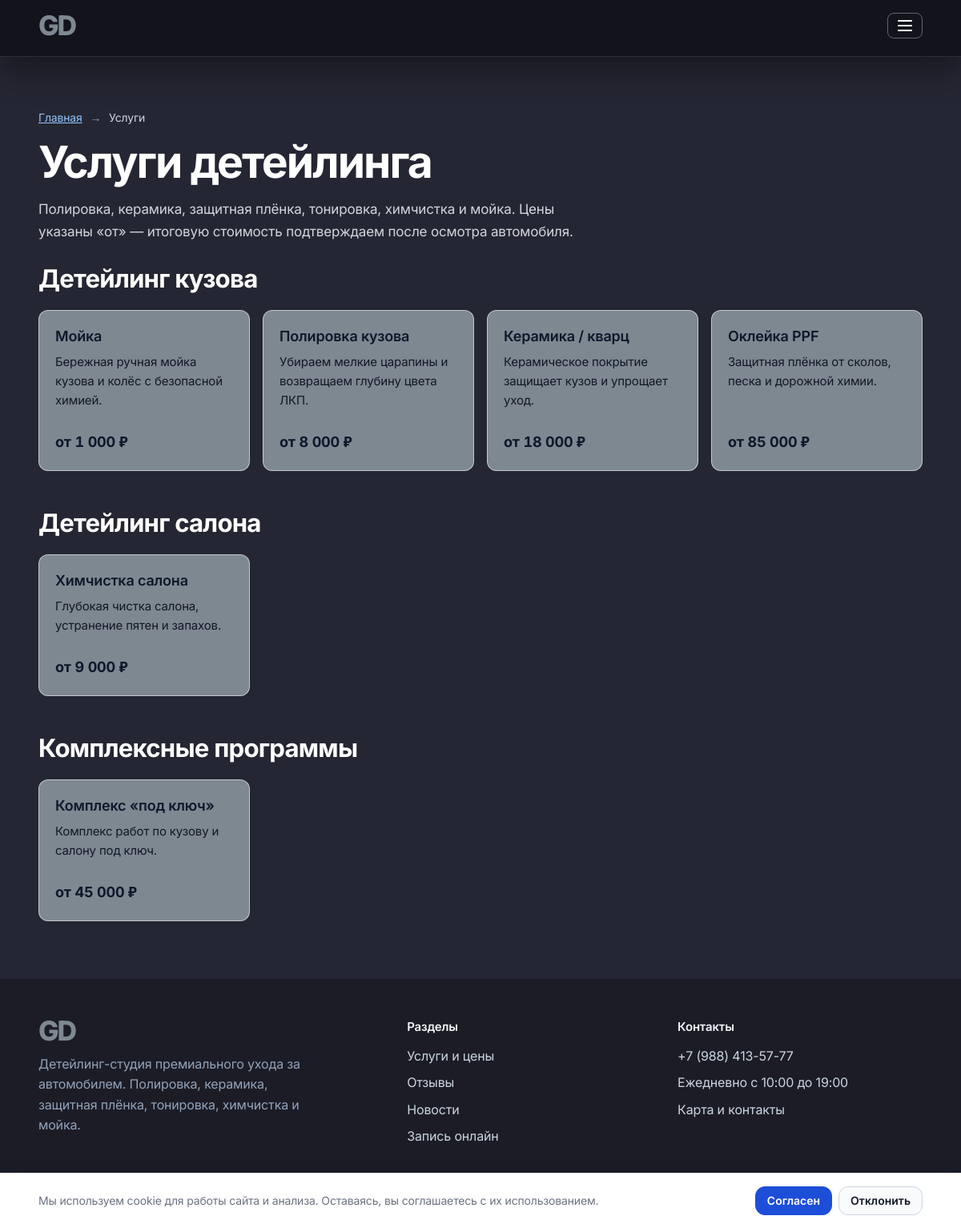
/services, run on the app's committed database.
### tables this page shows
CREATE TABLE categories (
    id    INT UNSIGNED  NOT NULL AUTO_INCREMENT,
    title VARCHAR(100)  NOT NULL,
    slug  VARCHAR(120)  NOT NULL,
    PRIMARY KEY (id),
    UNIQUE KEY uq_categories_slug (slug)
);

CREATE TABLE services (
    id            INT UNSIGNED      NOT NULL AUTO_INCREMENT,
    category_id   INT UNSIGNED      NOT NULL,
    title         VARCHAR(140)      NOT NULL,
    slug          VARCHAR(160)      NOT NULL,
    short_description VARCHAR(255)  NULL,
    description   TEXT              NULL,
    includes      TEXT              NULL,
    process       TEXT              NULL,
    price_from    DECIMAL(10, 2)    NULL,
    duration_min  INT UNSIGNED      NULL,
    image         VARCHAR(255)      NULL,
    is_active     TINYINT(1)        NOT NULL DEFAULT 1,
    PRIMARY KEY (id),
    UNIQUE KEY uq_services_slug (slug),
    KEY idx_services_category (category_id),
    CONSTRAINT fk_services_category FOREIGN KEY (category_id) REFERENCES categories (id)
);

### src/Core/View.php (called while the page is built, shortened)
<?php
class View
{
    public static function render(string $view, array $data = []): void
    {
        extract($data, EXTR_SKIP);
        $view = basename($view);
        $viewFile = BASE_PATH . '/views/' . $view . '.php';
        require BASE_PATH . '/views/layout/header.php';
        require $viewFile;
        require BASE_PATH . '/views/layout/footer.php';
    }
}

### src/Controller/ServiceController.php (called while the page is built, shortened)
<?php
class ServiceController
{
    public function index(): void
    {
        $categories = Category::all();
        $services = Service::active();
        $servicesByCategory = [];
        foreach ($services as $service) {
            $servicesByCategory[(int) $service['category_id']][] = $service;
        }
        View::render('services', [
            'title' => 'Услуги детейлинга в Туапсе — GRAND DETAILING',
            'metaDescription' => 'Полировка кузова, керамика, оклейка плёнкой PPF, тонировка, химчистка салона и мойка в Туапсе. Цены, описание работ и онлайн-запись в GRAND DETAILING.',
            'categories' => $categories,
            'servicesByCategory' => $servicesByCategory,
        ]);
    }
}

### public/index.php (called while the page is built, shortened)
<?php
require BASE_PATH . '/src/bootstrap.php';
$router = new Router();
$router->get('/', [HomeController::class, 'index']);
$router->get('/services', [ServiceController::class, 'index']);
$router->get('/services/{slug}', [ServiceController::class, 'show']);
$router->get('/booking', [BookingController::class, 'show']);
$router->post('/booking', [BookingController::class, 'store']);
$router->get('/booking/success', [BookingController::class, 'success']);
$router->get('/contacts', [ContactController::class, 'index']);
$router->post('/contacts', [ContactController::class, 'store']);
$router->get('/reviews', [ReviewController::class, 'index']);
$router->get('/reviews/create', [ReviewController::class, 'create']);
$router->post('/reviews', [ReviewController::class, 'store']);
$router->get('/news', [NewsController::class, 'index']);
$router->get('/sitemap.xml', [SitemapController::class, 'index']);
$router->get('/robots.txt', [RobotsController::class, 'index']);
$router->get('/register', [AuthController::class, 'showRegister']);
$router->post('/register', [AuthController::class, 'register']);
$router->get('/login', [AuthController::class, 'showLogin']);
$router->post('/login', [AuthController::class, 'login']);
$router->post('/logout', [AuthController::class, 'logout']);
$router->get('/cabinet', [CabinetController::class, 'index']);
$router->get('/cabinet/cars', [CabinetController::class, 'cars']);
$router->post('/cabinet/cars', [CabinetController::class, 'storeCar']);
$router->get('/cabinet/profile', [CabinetController::class, 'profile']);
$router->get('/cabinet/security', [CabinetController::class, 'security']);
$router->post('/cabinet/security/phone', [CabinetController::class, 'updatePhone']);
$router->post('/cabinet/security/email', [CabinetController::class, 'updateEmail']);
$router->post('/cabinet/security/password', [CabinetController::class, 'updatePassword']);
$router->get('/cabinet/security/password-change', [CabinetController::class, 'forcePasswordChangeForm']);
$router->post('/cabinet/security/password-change', [CabinetController::class, 'forcePasswordChange']);
$router->get('/admin', [AdminController::class, 'dashboard']);
$router->get('/admin/dashboard/income', [AdminController::class, 'income']);
$router->get('/admin/bookings', [AdminController::class, 'bookings']);
$router->get('/admin/bookings/create', [AdminController::class, 'createBooking']);
$router->post('/admin/bookings', [AdminController::class, 'storeBooking']);
$router->post('/admin/bookings/{id}/status', [AdminController::class, 'updateStatus']);
$router->post('/admin/bookings/{id}/create-client', [AdminController::class, 'createClient']);
$router->post('/admin/bookings/{id}/link-existing', [AdminController::class, 'confirmLink']);
$router->post('/admin/bookings/{id}/take', [AdminController::class, 'takeBooking']);
$router->post('/admin/bookings/{id}/assign', [AdminController::class, 'assignMaster']);
$router->post('/admin/bookings/{id}/delete', [AdminController::class, 'deleteBooking']);
$router->get('/admin/services', [AdminServiceController::class, 'index']);
$router->get('/admin/services/create', [AdminServiceController::class, 'create']);
$router->post('/admin/services', [AdminServiceController::class, 'store']);
$router->get('/admin/services/{id}/edit', [AdminServiceController::class, 'edit']);
$router->post('/admin/services/{id}', [AdminServiceController::class, 'update']);
$router->post('/admin/services/{id}/toggle', [AdminServiceController::class, 'toggle']);
$router->get('/admin/reviews', [AdminReviewController::class, 'index']);
$router->post('/admin/reviews/{id}/toggle', [AdminReviewController::class, 'toggle']);
$router->get('/admin/posts', [AdminPostController::class, 'index']);
$router->post('/admin/posts', [AdminPostController::class, 'store']);
$router->post('/admin/posts/{id}/toggle', [AdminPostController::class, 'toggle']);
$router->post('/admin/posts/{id}/delete', [AdminPostController::class, 'delete']);
$router->get('/admin/messages', [AdminMessageController::class, 'index']);
$router->post('/admin/messages/{id}/read', [AdminMessageController::class, 'markRead']);
$router->get('/admin/masters', [AdminMasterController::class, 'index']);
$router->get('/admin/masters/create', [AdminMasterController::class, 'create']);
$router->post('/admin/masters', [AdminMasterController::class, 'store']);
$router->get('/admin/masters/{id}/edit', [AdminMasterController::class, 'edit']);
$router->post('/admin/masters/{id}/update', [AdminMasterController::class, 'update']);
$router->get('/admin/clients', [AdminClientController::class, 'index']);
$router->post('/admin/clients/{id}/delete', [AdminClientController::class, 'delete']);
$router->post('/admin/clients/{id}/verify', [AdminClientController::class, 'verify']);
$router->get('/admin/settings', [AdminSettingsController::class, 'index']);
$router->post('/admin/settings', [AdminSettingsController::class, 'store']);
$router->get('/admin/faqs', [AdminFaqController::class, 'index']);
$router->get('/admin/faqs/create', [AdminFaqController::class, 'create']);
$router->post('/admin/faqs', [AdminFaqController::class, 'store']);
$router->get('/admin/faqs/{id}/edit', [AdminFaqController::class, 'edit']);
$router->post('/admin/faqs/{id}', [AdminFaqController::class, 'update']);
$router->post('/admin/faqs/{id}/toggle', [AdminFaqController::class, 'toggle']);
$router->post('/admin/faqs/{id}/delete', [AdminFaqController::class, 'delete']);
$router->get('/admin/audit', [AdminAuditController::class, 'index']);
$router->dispatch(
    $_SERVER['REQUEST_METHOD'],
    parse_url($_SERVER['REQUEST_URI'], PHP_URL_PATH) ?: '/'
);

### src/bootstrap.php (called while the page is built, shortened)
<?php
require_once BASE_PATH . '/src/helpers.php';
spl_autoload_register(function (string $class): void {
    $prefix = 'App\\';
    if (str_starts_with($class, $prefix)) {
        $relative = str_replace('\\', '/', substr($class, strlen($prefix)));
        $file = BASE_PATH . '/src/' . $relative . '.php';
    }
});

### src/helpers.php (called while the page is built, shortened)
<?php
function config(string $key, mixed $default = null): mixed
{
    static $config = null;
    if ($config === null) {
        $config = require BASE_PATH . '/config/config.php';
    }
    $value = $config;
    foreach (explode('.', $key) as $segment) {
        if (!is_array($value) || !array_key_exists($segment, $value)) {
            return $default;
        }
        $value = $value[$segment];
    }
    return $value;
}
function e(mixed $value): string
{
    return htmlspecialchars((string) $value, ENT_QUOTES, 'UTF-8');
}
function price(?float $value, string $prefix = 'от '): string
{
    return $value === null
        ? 'цена по запросу'
        : $prefix . number_format($value, 0, ',', ' ') . ' ₽';
}
function url(string $path = ''): string
{
    return '/' . ltrim($path, '/');
}

### src/Core/Database.php (called while the page is built, shortened)
<?php
class Database
{
    private static ?PDO $pdo = null;
    public static function connection(): PDO
    {
        if (self::$pdo === null) {
            $db = config('db');
            $dsn = 'mysql:host=' . $db['host'];
            $dsn .= ';dbname=' . $db['name'] . ';charset=' . $db['charset'];
            self::$pdo = new PDO($dsn, $db['user'], $db['pass'], [
                PDO::ATTR_ERRMODE => PDO::ERRMODE_EXCEPTION,
                PDO::ATTR_DEFAULT_FETCH_MODE => PDO::FETCH_ASSOC,
                PDO::ATTR_EMULATE_PREPARES => false,
            ]);
        }
        return self::$pdo;
    }
}

### src/Model/Model.php (called while the page is built, shortened)
<?php
abstract class Model
{
    protected static string $table = '';
    public static function all(): array
    {
        $stmt = Database::connection()->query('SELECT * FROM ' . static::$table);
        return $stmt->fetchAll();
    }
}

### src/Model/Service.php (called while the page is built, shortened)
<?php
class Service extends Model
{
    public static function active(): array
    {
        $stmt = Database::connection()->query(
            'SELECT * FROM services WHERE is_active = 1 ORDER BY id'
        );
        return $stmt->fetchAll();
    }
}

### views/services.php (the view, shortened to what this page needs)
<section class="section">
    <div class="container">
        <?php require BASE_PATH . '/views/partials/breadcrumbs.php'; ?>
        <h1>Услуги детейлинга</h1>
        <p class="lead">Полировка, керамика, защитная плёнка, тонировка, химчистка и мойка. Цены указаны «от» — итоговую стоимость подтверждаем после осмотра автомобиля.</p>
        <?php foreach ($categories as $cat): ?>
            <?php $catServices = $servicesByCategory[(int) $cat['id']] ?? []; ?>
            <h2><?= e($cat['title']) ?></h2>
            <div class="cards">
                <?php foreach ($catServices as $service): ?>
                    <?php $short = trim((string) ($service['short_description'] ?? '')); ?>
                    <div class="card">
                        <h3>
                            <a href="<?= e(url('/services/' . $service['slug'])) ?>"><?= e($service['title']) ?></a>
                        </h3>
                        <?php if ($short !== ''): ?>
                            <p class="card-text"><?= e($short) ?></p>
                        <?php endif; ?>
                        <p class="price"><?= e(price($service['price_from'] === null ? null : (float) $service['price_from'])) ?></p>
                    </div>
                <?php endforeach; ?>
            </div>
        <?php endforeach; ?>
    </div>
</section>

### src/Core/Router.php (shortened to what this page needs)
<?php
class Router
{
    private array $routes = [];
    public function get(string $path, array $handler): void
    {
        $this->routes['GET'][$path] = $handler;
    }
    public function post(string $path, array $handler): void
    {
        $this->routes['POST'][$path] = $handler;
    }
    public function dispatch(string $method, string $uri): void
    {
        $method = strtoupper($method);
        $uri = rtrim($uri, '/');
        foreach ($this->routes[$method] ?? [] as $path => $handler) {
            $pattern = preg_replace('#\{([a-zA-Z_]+)\}#', '(?P<$1>[^/]+)', $path);
            $pattern = '#^' . $pattern . '$#';
            if (preg_match($pattern, $uri, $matches)) {
                $params = array_filter($matches, 'is_string', ARRAY_FILTER_USE_KEY);
                $this->call($handler, array_values($params));
                return;
            }
        }
    }
    private function call(array $handler, array $params): void
    {
        [$class, $method] = $handler;
        (new $class())->{$method}(...$params);
    }
}

### public/assets/css/style.css (style rules this page uses)
:root { --graphite: #252633; --gold: #7E8891; --blue: #1D4ED8; --bg: #FFFFFF; --bg-muted: #F1F5F9; --text: #1F2937; --text-muted: #6B7280; --border: #E5E7EB; --radius: 10px; --shadow: 0 4px 16px rgba(15, 23, 42, 0.08); }
* { box-sizing: border-box; margin: 0; padding: 0; }
body { font-family: "Segoe UI", Arial, sans-serif; color: var(--text); background: #252633; line-height: 1.5; font-size: 16px; }
.container { width: min(1140px, 92%); margin: 0 auto; }
a { color: var(--blue); text-decoration: none; }
.section { padding: 64px 0; }
.section h2 { font-size: 28px; margin-bottom: 24px; }
.cards { display: grid; grid-template-columns: repeat(auto-fill, minmax(220px, 1fr)); gap: 16px; }
.card { background: #7e8891; border: 1px solid #7e8891; border-radius: var(--radius); padding: 20px; box-shadow: var(--shadow); position: relative; }
.card h3 a::after { content: ""; position: absolute; inset: 0; z-index: 1; }
.card h3 { font-size: 18px; margin-bottom: 8px; }
.card h3 a { color: var(--text); }
.card .price { color: var(--text); font-weight: 700; }
.lead { color: var(--text-muted); margin-bottom: 24px; }
.site-main h1, .site-main h2 { color: #fff; }
.site-main .lead { color: #d1d5db; }
.site-main .card, .site-main .features li, .site-main .booking-steps li, .site-main .service-card, .site-main .calculator-service, .site-main .option { color: var(--text); }
.site-main .card .price { color: var(--text); }
body:not(.admin-body) { min-height: 100vh; display: flex; flex-direction: column; }
:root { --font-sans: "Inter", "Segoe UI", Arial, sans-serif; --satin: #7E8891; --satin-line: rgba(255, 255, 255, 0.55); --green: #16A34A; --green-soft: #DCFCE7; --green-ink: #14532D; --radius: 12px; --shadow: 0 16px 40px rgba(0, 0, 0, 0.18); }
html { -webkit-text-size-adjust: 100%; }
body { font-family: var(--font-sans); font-size: 16px; line-height: 1.6; letter-spacing: -0.01em; }
.hero h1, .site-main h1 { font-size: clamp(2.25rem, 4.6vw, 3.5rem); line-height: 1.05; letter-spacing: -0.035em; font-weight: 700; margin-bottom: 16px; text-wrap: balance; }
.site-main h2, .section h2 { font-size: clamp(1.5rem, 2.6vw, 2.25rem); line-height: 1.15; letter-spacing: -0.025em; font-weight: 700; margin-bottom: 20px; text-wrap: balance; }
.site-main h3, .card h3 { font-size: 1.125rem; line-height: 1.35; letter-spacing: -0.01em; font-weight: 600; }
.site-main p { line-height: 1.6; }
.lead, .section-intro { font-size: 1.0625rem; line-height: 1.6; color: #CBD5E1; max-width: 65ch; margin-bottom: 28px; }
.price { font-size: 1.125rem; font-weight: 700; letter-spacing: -0.01em; font-variant-numeric: tabular-nums; }
.card .price { margin-top: auto; }
.cards { display: grid; grid-template-columns: repeat(auto-fill, minmax(250px, 1fr)); gap: 16px; grid-auto-rows: 1fr; }
.card { display: flex; flex-direction: column; background: var(--satin); border: 1px solid var(--satin-line); border-radius: var(--radius); box-shadow: none; padding: 20px; color: #0F172A; }
.card h3, .card h3 a, .site-main .card .price { color: #0F172A; }
.card h3 { margin-bottom: 8px; }
.card .price { padding-top: 12px; }
.section { padding: 72px 0; }
.site-main .card, .site-main .features li, .site-main .service-card, .site-main .calculator-service, .site-main .option, .site-main .card .price { color: #0F172A; }
.site-main .card a { color: #0F172A; }
.card-text { margin-bottom: 14px; color: rgba(15, 23, 42, 0.82); font-size: 15px; line-height: 1.55; }
.cards + h2, .table-responsive + h2, .prose + h2 { margin-top: 48px; }
.card-text, .aside-note, .aside-label, .review-date { color: #111827; }
:root { --check-accent: #1F2330; --check-ink: #fff; }

### data on the page
categories: title "Детейлинг кузова"
services: title "Мойка", short_description "Бережная ручная мойка кузова и колёс с безопасной химией.", price_from "от 1 000 ₽"
services: title "Полировка кузова", short_description "Убираем мелкие царапины и возвращаем глубину цвета ЛКП.", price_from "от 8 000 ₽"
services: title "Керамика / кварц", short_description "Керамическое покрытие защищает кузов и упрощает уход.", price_from "от 18 000 ₽"
services: title "Оклейка PPF", short_description "Защитная плёнка от сколов, песка и дорожной химии.", price_from "от 85 000 ₽"
categories: title "Детейлинг салона"
services: title "Химчистка салона", short_description "Глубокая чистка салона, устранение пятен и запахов.", price_from "от 9 000 ₽"
categories: title "Комплексные программы"
services: title "Комплекс «под ключ»", short_description "Комплекс работ по кузову и салону под ключ.", price_from "от 45 000 ₽"

### other printed values
$crumb['label'] "Услуги"
